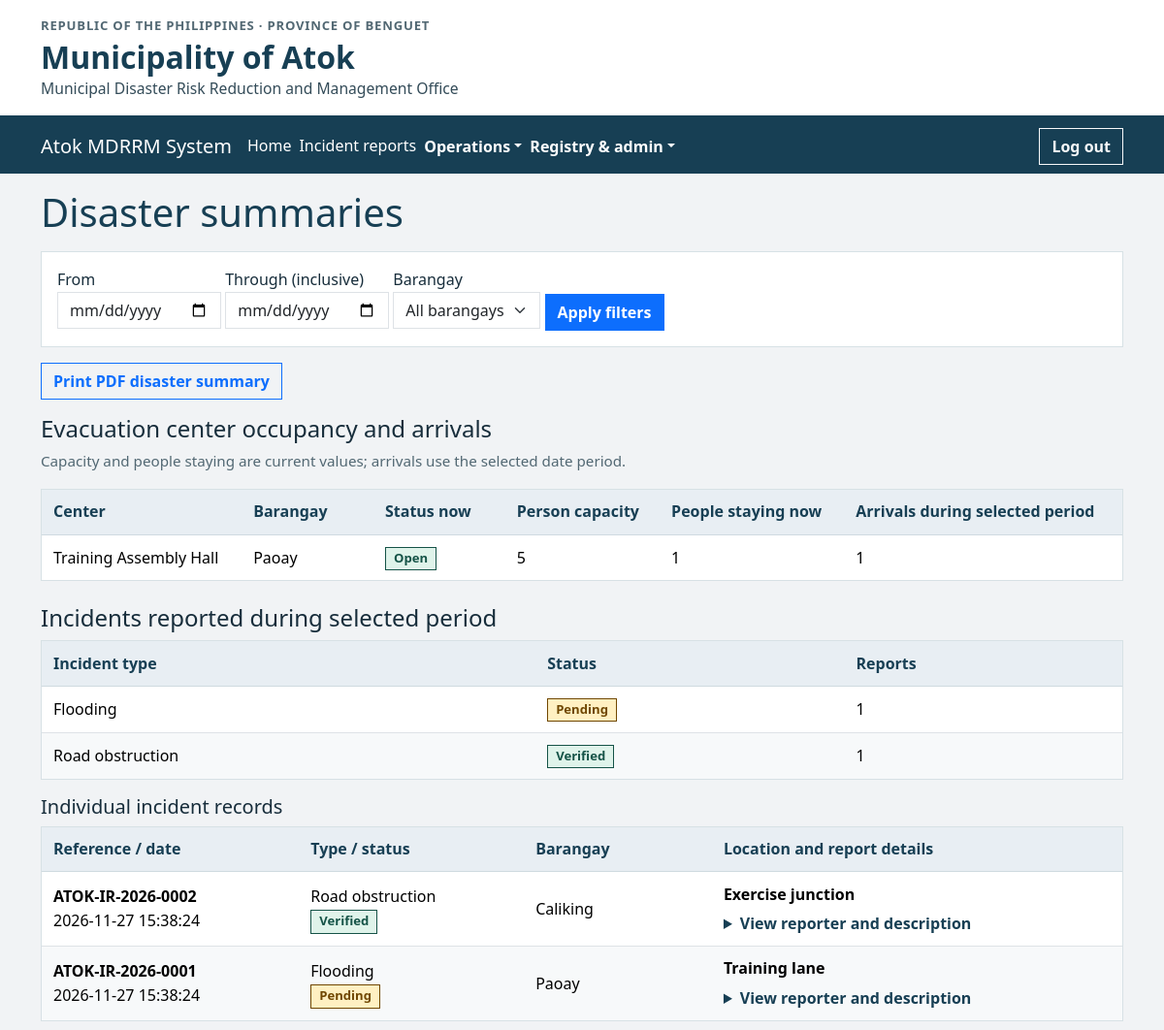
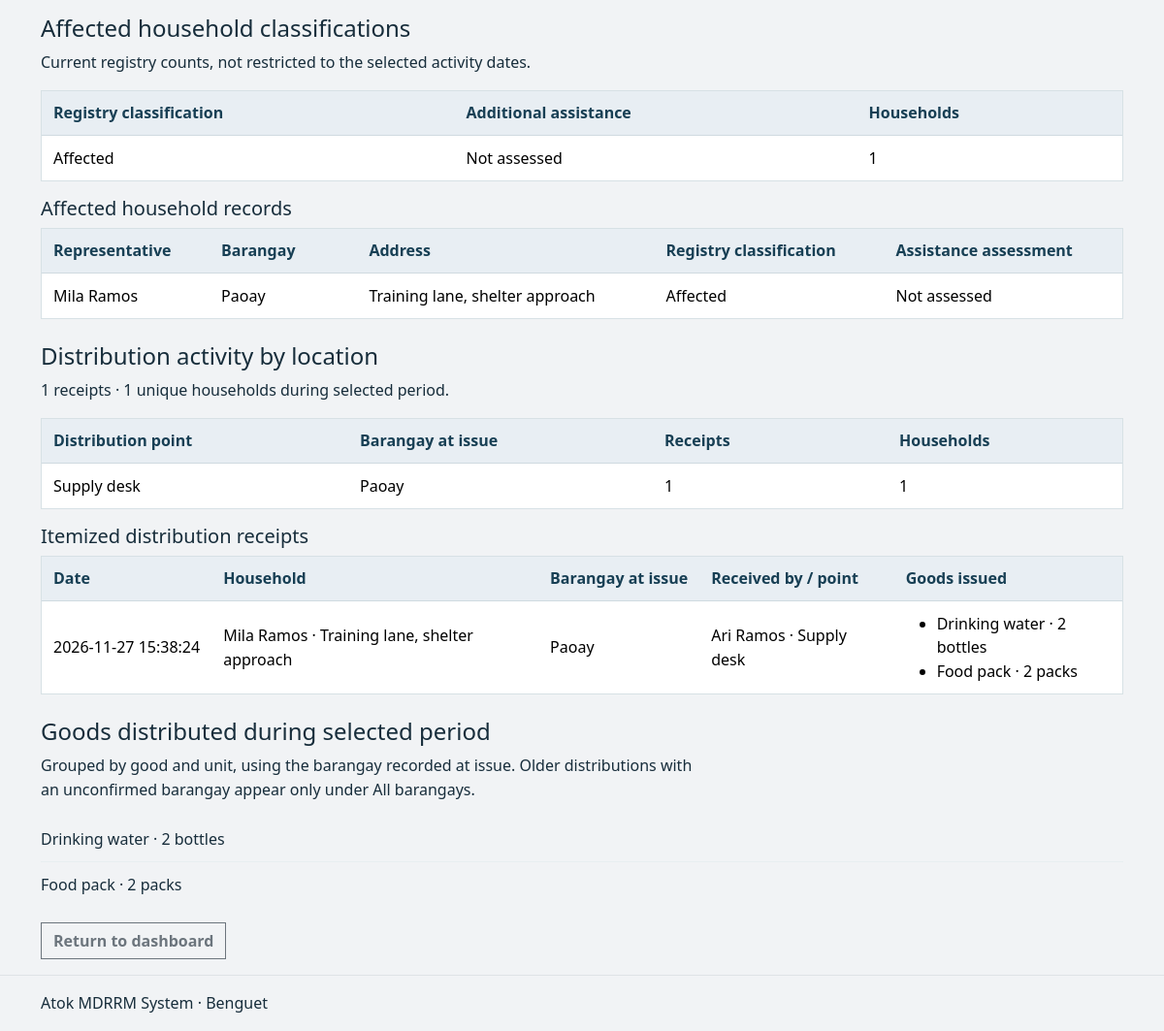
Page /summaries.php (signed in) on the committed database (2 pictures, top to bottom).
### tables this page shows
CREATE TABLE incidents (
    latitude DECIMAL(10,7),
    longitude DECIMAL(10,7),
    id INT UNSIGNED AUTO_INCREMENT PRIMARY KEY,
    submitted_by INT UNSIGNED NOT NULL,
    source ENUM('Resident','Phone','Walk-in') NOT NULL,
    contact_name VARCHAR(100) NOT NULL,
    contact_phone VARCHAR(13) NOT NULL,
    incident_type VARCHAR(30) NOT NULL,
    barangay VARCHAR(40) NULL,
    location VARCHAR(255) NOT NULL,
    description TEXT NOT NULL,
    status VARCHAR(20) NOT NULL DEFAULT 'Pending',
    reported_at TIMESTAMP NOT NULL DEFAULT CURRENT_TIMESTAMP,
    INDEX idx_incidents_reported_at (reported_at),
    FOREIGN KEY (submitted_by) REFERENCES accounts(id)
);

CREATE TABLE household_members (
    id INT UNSIGNED AUTO_INCREMENT PRIMARY KEY,
    household_id INT UNSIGNED NOT NULL,
    full_name VARCHAR(100) NOT NULL,
    active BOOLEAN NOT NULL DEFAULT TRUE,
    UNIQUE (household_id, id),
    FOREIGN KEY (household_id) REFERENCES households(id)
);

CREATE TABLE households (
    latitude DECIMAL(10,7),
    longitude DECIMAL(10,7),
    id INT UNSIGNED AUTO_INCREMENT PRIMARY KEY,
    barangay VARCHAR(40) NOT NULL,
    address VARCHAR(255) NOT NULL,
    emergency_name VARCHAR(100) NOT NULL,
    emergency_phone VARCHAR(13) NOT NULL,
    registry_reason VARCHAR(24) NOT NULL,
    vulnerability VARCHAR(40) NOT NULL,
    hazard_notes VARCHAR(500) NOT NULL DEFAULT ''
);

### includes/session.php (called while the page is built, shortened)
<?php
function h(mixed $value, int $flags = ENT_QUOTES | ENT_SUBSTITUTE, string $encoding = 'UTF-8'): string
{
    return htmlspecialchars((string)$value, $flags, $encoding);
}

### summaries.php (the view, shortened to what this page needs)
<?php
require __DIR__ . '/includes/session.php';
$area = in_array($_GET['barangay'] ?? '', BARANGAYS, true) ? $_GET['barangay'] : '';
$dates = [];
$error = '';
foreach (['from','through'] as $field) {
    $date = $_GET[$field] ?? '';
    $dates[$field] = $date;
}
$dateRange = static function (string $column) use ($dates): array {
    $conditions = [];
    $arguments = [];
    if ($dates['from'] !== '') {
        $conditions[] = $column . ' >= ?';
        $arguments[] = $dates['from'] . ' 00:00:00';
    }
    if ($dates['through'] !== '') {
        $conditions[] = $column . ' <= ?';
        $arguments[] = $dates['through'] . ' 23:59:59';
    }
    return [$conditions ? implode(' AND ', $conditions) : '1=1', $arguments];
};
if (!$error) {
    $query = $pdo->prepare("SELECT registry_reason,vulnerability,COUNT(*) AS total FROM households
        WHERE registry_reason IN ('Affected','Monitored and affected') AND (?='' OR barangay=?)
        GROUP BY registry_reason,vulnerability ORDER BY registry_reason,vulnerability");
    $query->execute([$area,$area]);
    $householdDetails = $query->fetchAll();
    $query = $pdo->prepare("SELECT h.barangay,h.address,h.registry_reason,h.vulnerability,m.full_name AS representative
        FROM households h
        LEFT JOIN household_representatives r ON r.household_id=h.id
        LEFT JOIN household_members m ON m.id=r.member_id
        WHERE h.registry_reason IN ('Affected','Monitored and affected') AND (?='' OR h.barangay=?)
        ORDER BY h.barangay,h.address,h.id");
    $query->execute([$area,$area]);
    $affectedHouseholds = $query->fetchAll();
    [$arrivalRange, $arrivalArgs] = $dateRange('arrived_at');
    $query = $pdo->prepare("SELECT c.name,c.barangay,c.status,c.capacity,
        COALESCE(current_stays.staying,0) AS staying,COALESCE(period_arrivals.arrivals,0) AS arrivals
        FROM evacuation_centers c
        LEFT JOIN (SELECT center_id,COUNT(*) AS staying FROM evacuation_stays
            WHERE left_at IS NULL GROUP BY center_id) current_stays ON current_stays.center_id=c.id
        LEFT JOIN (SELECT center_id,COUNT(*) AS arrivals FROM evacuation_stays
            WHERE $arrivalRange GROUP BY center_id) period_arrivals ON period_arrivals.center_id=c.id
        WHERE (?='' OR c.barangay=?) ORDER BY c.name");
    $query->execute([...$arrivalArgs,$area,$area]);
    $centers = $query->fetchAll();
    [$incidentRange, $incidentArgs] = $dateRange('reported_at');
    $query = $pdo->prepare("SELECT incident_type,status,COUNT(*) AS total FROM incidents
        WHERE $incidentRange AND (?='' OR barangay=?) GROUP BY incident_type,status ORDER BY incident_type,status");
    $query->execute([...$incidentArgs,$area,$area]);
    $incidents = $query->fetchAll();
    [$incidentDetailRange, $incidentDetailArgs] = $dateRange('reported_at');
    $query = $pdo->prepare("SELECT id,incident_type,status,barangay,location,description,contact_name,contact_phone,source,reported_at
        FROM incidents WHERE $incidentDetailRange AND (?='' OR barangay=?)
        ORDER BY reported_at DESC,id DESC");
    $query->execute([...$incidentDetailArgs,$area,$area]);
    $incidentDetails = $query->fetchAll();
    [$goodsRange, $goodsArgs] = $dateRange('d.distributed_at');
    $query = $pdo->prepare("SELECT g.name,g.unit,SUM(i.quantity) AS issued FROM distribution_items i
        JOIN relief_goods g ON g.id=i.good_id JOIN relief_distributions d ON d.id=i.distribution_id
        WHERE $goodsRange AND (?='' OR d.barangay_at_issue=?)
        GROUP BY g.id ORDER BY g.name,g.unit");
    $query->execute([...$goodsArgs,$area,$area]);
    $goods = $query->fetchAll();
    [$pointDistributionRange, $pointDistributionArgs] = $dateRange('d.distributed_at');
    $query = $pdo->prepare("SELECT p.name,d.barangay_at_issue AS barangay,
            COUNT(*) AS receipts,COUNT(DISTINCT d.household_id) AS households
        FROM relief_distributions d JOIN relief_points p ON p.id=d.point_id
        WHERE $pointDistributionRange AND (?='' OR d.barangay_at_issue=?)
        GROUP BY p.id,p.name,d.barangay_at_issue ORDER BY p.name,barangay");
    $query->execute([...$pointDistributionArgs,$area,$area]);
    $distributionPoints = $query->fetchAll();
    [$distributionSummaryRange, $distributionSummaryArgs] = $dateRange('distributed_at');
    $query = $pdo->prepare("SELECT COUNT(*) AS receipts,COUNT(DISTINCT household_id) AS households
        FROM relief_distributions WHERE $distributionSummaryRange AND (?='' OR barangay_at_issue=?)");
    $query->execute([...$distributionSummaryArgs,$area,$area]);
    $distributionSummary = $query->fetch();
    [$distributionRecordRange, $distributionRecordArgs] = $dateRange('d.distributed_at');
    $query = $pdo->prepare("SELECT d.id,d.distributed_at,d.receiver,d.barangay_at_issue,h.address,
            p.name AS point_name,m.full_name AS representative,g.name AS good_name,g.unit,i.quantity
        FROM relief_distributions d
        JOIN households h ON h.id=d.household_id
        JOIN relief_points p ON p.id=d.point_id
        LEFT JOIN household_representatives r ON r.household_id=h.id
        LEFT JOIN household_members m ON m.id=r.member_id
        LEFT JOIN distribution_items i ON i.distribution_id=d.id
        LEFT JOIN relief_goods g ON g.id=i.good_id
        WHERE $distributionRecordRange AND (?='' OR d.barangay_at_issue=?)
        ORDER BY d.distributed_at DESC,d.id DESC,g.name,g.unit");
    $query->execute([...$distributionRecordArgs,$area,$area]);
    $distributionRecords = [];
    foreach ($query as $row) {
        $id = (int)$row['id'];
        if (!isset($distributionRecords[$id])) {
            $distributionRecords[$id] = [
                'distributed_at'=>$row['distributed_at'],
                'receiver'=>$row['receiver'],
                'barangay'=>$row['barangay_at_issue'],
                'address'=>$row['address'],
                'point_name'=>$row['point_name'],
                'representative'=>$row['representative'],
                'goods'=>[],
            ];
        }
        if ($row['good_name'] !== null) {
            $distributionRecords[$id]['goods'][] = $row['good_name'] . ' · ' . $row['quantity'] . ' ' . $row['unit'];
        }
    }
}
require __DIR__ . '/includes/header.php';
?>
<h1>Disaster summaries</h1>
<form method="get" class="mb-3 filter-panel">
    <label>From <input type="date" class="form-control" name="from" value="<?= h($dates['from']) ?>"></label>
    <label>Through (inclusive) <input type="date" class="form-control" name="through" value="<?= h($dates['through']) ?>"></label>
    <label>Barangay <select class="form-select" name="barangay">
        <option value="">All barangays</option>
    </select></label>
    <button class="btn btn-primary">Apply filters</button>
</form>
<?php if ($error): ?>
    <p role="alert"><?= h($error) ?></p>
<?php else: ?>
    <p>
        <a class="btn btn-outline-primary" target="_blank" rel="noopener" href="?<?= h(http_build_query($dates + ['barangay'=>$area,'export'=>'pdf'])) ?>">Print PDF disaster summary</a>
    </p>
    <h2 class="h4">Evacuation center occupancy and arrivals</h2>
    <p class="results-summary">Capacity and people staying are current values; arrivals use the selected date period.</p>
    <div class="table-responsive"><table class="table record-list-table">
        <thead><tr><th>Center</th><th>Barangay</th><th>Status now</th><th>Person capacity</th><th>People staying now</th><th>Arrivals during selected period</th></tr></thead>
        <tbody>
            <?php foreach ($centers as $row): ?>
                <tr><td><?= h($row['name']) ?></td><td><?= h($row['barangay']) ?></td><td><span class="status-badge status-<?= strtolower(h($row['status'])) ?>"><?= h($row['status']) ?></span></td><td><?= (int)$row['capacity'] ?></td><td><?= (int)$row['staying'] ?></td><td><?= (int)$row['arrivals'] ?></td></tr>
            <?php endforeach; ?>
        </tbody>
    </table></div>
    <h2 class="h4 mt-4">Incidents reported during selected period</h2>
    <?php if ($incidents): ?><div class="table-responsive"><table class="table">
        <thead><tr><th>Incident type</th><th>Status</th><th>Reports</th></tr></thead>
        <tbody><?php foreach ($incidents as $row): ?>
            <tr><td><?= h($row['incident_type']) ?></td><td><span class="status-badge status-<?= strtolower(h($row['status'])) ?>"><?= h($row['status']) ?></span></td><td><?= (int)$row['total'] ?></td></tr>
        <?php endforeach; ?></tbody>
    </table></div><?php endif; ?>
    <h3 class="h5 mt-3">Individual incident records</h3>
    <?php if (!$incidentDetails): ?><p>No individual incident records for this period.</p><?php else: ?>
        <div class="table-responsive"><table class="table record-list-table">
            <thead><tr><th>Reference / date</th><th>Type / status</th><th>Barangay</th><th>Location and report details</th></tr></thead>
            <tbody><?php foreach ($incidentDetails as $incident): ?>
                <?php $reference = 'ATOK-IR-' . substr($incident['reported_at'], 0, 4) . '-' . str_pad($incident['id'], 4, '0', STR_PAD_LEFT); ?>
                <tr>
                    <td><strong><?= h($reference) ?></strong><br><?= h($incident['reported_at']) ?></td>
                    <td><?= h($incident['incident_type']) ?><br><span class="status-badge status-<?= strtolower(h($incident['status'])) ?>"><?= h($incident['status']) ?></span></td>
                    <td><?= h($incident['barangay'] ?? 'Awaiting confirmation') ?></td>
                    <td>
                        <strong><?= h($incident['location']) ?></strong>
                        <details class="record-details">
                            <summary>View reporter and description</summary>
                        </details>
                    </td>
                </tr>
            <?php endforeach; ?></tbody>
        </table></div>
    <?php endif; ?>
    <h2 class="h4 mt-4">Affected household classifications</h2>
    <p>Current registry counts, not restricted to the selected activity dates.</p>
    <?php if (!$householdDetails): ?><p>No affected household records in this selection.</p><?php else: ?>
        <div class="table-responsive"><table class="table record-list-table">
            <thead><tr><th>Registry classification</th><th>Additional assistance</th><th>Households</th></tr></thead>
            <tbody><?php foreach ($householdDetails as $row): ?>
                <tr><td><?= h($row['registry_reason']) ?></td><td><?= h($row['vulnerability']) ?></td><td><?= (int)$row['total'] ?></td></tr>
            <?php endforeach; ?></tbody>
        </table></div>
    <?php endif; ?>
    <h3 class="h5 mt-3">Affected household records</h3>
    <?php if (!$affectedHouseholds): ?><p>No households are currently classified as affected in this selection.</p><?php else: ?>
        <div class="table-responsive"><table class="table record-list-table">
            <thead><tr><th>Representative</th><th>Barangay</th><th>Address</th><th>Registry classification</th><th>Assistance assessment</th></tr></thead>
            <tbody><?php foreach ($affectedHouseholds as $household): ?>
                <tr>
                    <td><?= h($household['representative'] ?? 'Not selected') ?></td>
                    <td><?= h($household['barangay']) ?></td>
                    <td><?= h($household['address']) ?></td>
                    <td><?= h($household['registry_reason']) ?></td>
                    <td><?= h($household['vulnerability']) ?></td>
                </tr>
            <?php endforeach; ?></tbody>
        </table></div>
    <?php endif; ?>
    <h2 class="h4 mt-4">Distribution activity by location</h2>
    <p><?= (int)$distributionSummary['receipts'] ?> receipts · <?= (int)$distributionSummary['households'] ?> unique households during selected period.</p>
    <?php if (!$distributionPoints): ?><p>No distribution receipts for this selection.</p><?php else: ?>
        <div class="table-responsive"><table class="table record-list-table">
            <thead><tr><th>Distribution point</th><th>Barangay at issue</th><th>Receipts</th><th>Households</th></tr></thead>
            <tbody><?php foreach ($distributionPoints as $row): ?>
                <tr><td><?= h($row['name']) ?></td><td><?= h($row['barangay'] ?? 'Unconfirmed') ?></td><td><?= (int)$row['receipts'] ?></td><td><?= (int)$row['households'] ?></td></tr>
            <?php endforeach; ?></tbody>
        </table></div>
    <?php endif; ?>
    <h3 class="h5 mt-3">Itemized distribution receipts</h3>
    <?php if (!$distributionRecords): ?><p>No itemized receipts recorded for this period.</p><?php else: ?>
        <div class="table-responsive"><table class="table record-list-table">
            <thead><tr><th>Date</th><th>Household</th><th>Barangay at issue</th><th>Received by / point</th><th>Goods issued</th></tr></thead>
            <tbody><?php foreach ($distributionRecords as $record): ?>
                <tr>
                    <td><?= h($record['distributed_at']) ?></td>
                    <td><?= h(($record['representative'] ?? 'Representative not selected').' · '.$record['address']) ?></td>
                    <td><?= h($record['barangay'] ?? 'Unconfirmed') ?></td>
                    <td><?= h($record['receiver'].' · '.$record['point_name']) ?></td>
                    <td><ul class="mb-0"><?php foreach ($record['goods'] as $good): ?><li><?= h($good) ?></li><?php endforeach; ?></ul></td>
                </tr>
            <?php endforeach; ?></tbody>
        </table></div>
    <?php endif; ?>
    <h2 class="h4 mt-4">Goods distributed during selected period</h2>
    <p>Grouped by good and unit, using the barangay recorded at issue. Older distributions with an unconfirmed barangay appear only under All barangays.</p>
    <?php if ($goods): ?><ul class="summary-period-list"><?php foreach ($goods as $row): ?><li><?= h($row['name']) ?> · <?= (int)$row['issued'] ?> <?= h($row['unit']) ?></li><?php endforeach; ?></ul><?php endif; ?>
<?php endif; ?>
<a class="btn btn-outline-secondary" href="dashboard/staff.php">Return to dashboard</a>
<?php require __DIR__ . '/includes/footer.php'; ?>

### rows in the picture
incidents: reference "ATOK-IR-2026-0002", reported_at "2026-11-27 15:38:24", incident_type "Road obstruction", status "Verified", barangay "Caliking", location "Exercise junction"
incidents: reference "ATOK-IR-2026-0001", reported_at "2026-11-27 15:38:24", incident_type "Flooding", status "Pending", barangay "Paoay", location "Training lane"
household_members: full_name "Mila Ramos", household.barangay "Paoay", household.address "Training lane, shelter approach", household.registry_reason "Affected", household.vulnerability "Not assessed"

### other values in the picture
$row['name'] "Training Assembly Hall"
$row['barangay'] "Paoay"
$row['status'] "Open"
$row['capacity'] "5"
$row['staying'] "1"
$row['arrivals'] "1"
$row['incident_type'] "Flooding"
$row['status'] "Pending"
$row['total'] "1"
$row['incident_type'] "Road obstruction"
$row['status'] "Verified"
$row['registry_reason'] "Affected"
$row['vulnerability'] "Not assessed"
$distributionSummary['receipts'] "1"
$distributionSummary['households'] "1"
